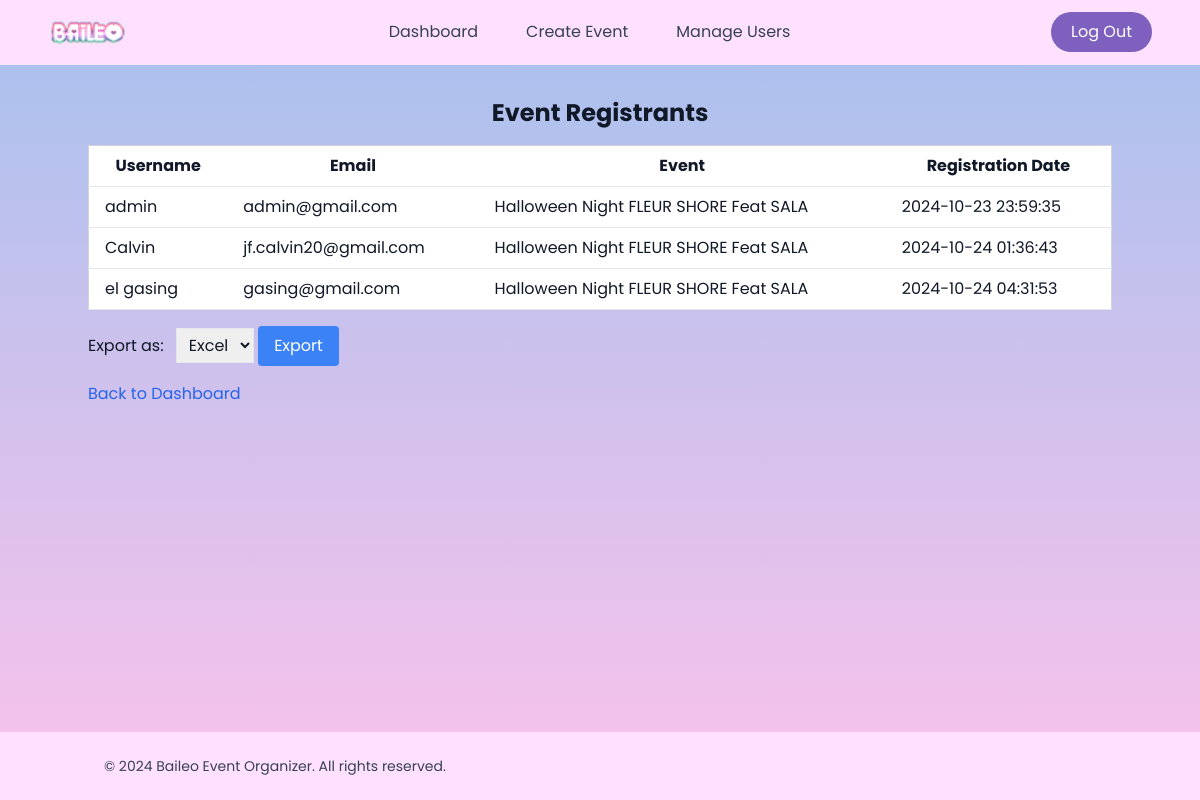
Screenshot of /admin/view_participant.php?id=12 (signed in) with the database file from the repository.
### tables this page shows
CREATE TABLE `registrations` (
  `id` int(11) NOT NULL,
  `user_id` int(11) NOT NULL,
  `event_id` int(11) NOT NULL,
  `registration_date` timestamp NOT NULL DEFAULT current_timestamp()
);

CREATE TABLE `users` (
  `id` int(11) NOT NULL,
  `username` varchar(20) NOT NULL,
  `password` varchar(70) NOT NULL,
  `usertype` varchar(50) NOT NULL DEFAULT 'user',
  `email` varchar(50) DEFAULT NULL,
  `description` varchar(255) DEFAULT NULL,
  `image` varchar(255) DEFAULT NULL
);

CREATE TABLE `events` (
  `id` int(11) NOT NULL,
  `name` varchar(255) NOT NULL,
  `date` date NOT NULL,
  `time` time DEFAULT NULL,
  `location` varchar(255) NOT NULL,
  `description` text DEFAULT NULL,
  `max_participants` int(11) NOT NULL,
  `image_path` varchar(255) DEFAULT NULL,
  `banner_path` varchar(255) DEFAULT NULL,
  `status` enum('open','closed','canceled') DEFAULT 'open',
  `details` text DEFAULT NULL,
  `location_details` varchar(255) DEFAULT NULL
);

### admin/view_participant.php (the view, shortened to what this page needs)
<?php
include 'koneksi.php';
$event_id = $_GET['id'];
$stmt = $conn->prepare("SELECT u.username, u.email, e.name, r.registration_date FROM users u
                        JOIN registrations r ON u.id = r.user_id
                        JOIN events e ON e.id = r.event_id
                        WHERE r.event_id = ?");
$stmt->bind_param("i", $event_id);
$stmt->execute();
$result = $stmt->get_result();
$registrants = $result->fetch_all(MYSQLI_ASSOC);
?>
<!DOCTYPE html>
<html lang="en">
<head>
    <script src="https://cdn.tailwindcss.com"></script>
</head>
<body class="font-[Poppins] bg-gradient-to-t from-[#fbc2eb] to-[#a6c1ee] min-h-screen text-gray-900 flex flex-col">
    <header class="bg-[#FFE1FF] py-3">
        <nav class="flex justify-between items-center w-[92%] mx-auto">
            <div>
                <img class="w-20" src="assets/baileo3.png" alt="...">
            </div>
            <div class="nav-links duration-500 md:static absolute bg-[#FFE1FF] md:min-h-fit min-h-[60vh] left-0 top-[-100%] md:w-auto w-full flex items-center px-5">
                <ul class="flex md:flex-row flex-col md:items-center md:gap-[4vw] gap-8">
                    <li>
                        <a class="text-gray-700 hover:text-pink-900 transition duration-100 ease-in-out" href="indexadmin.php">Dashboard</a>
                    </li>
                    <li>
                        <a class="text-gray-700 hover:text-pink-900 transition duration-100 ease-in-out" href="create_event.php">Create Event</a>
                    </li>
                    <li>
                        <a class="text-gray-700 hover:text-pink-900 transition duration-100 ease-in-out" href="user_management.php">Manage Users</a>
                    </li>
                </ul>
            </div>
            <div class="flex items-center gap-6">
                <a href="../logout.php" class="bg-[#7E60BF] text-white px-5 py-2 rounded-full hover:bg-[#CDC1FF]">Log Out</a>
            </div>
        </nav>
    </header>
    <div class="container mx-auto py-8 flex-grow">
        <h1 class="text-2xl font-bold mb-4 text-center">Event Registrants</h1>
        <table class="min-w-full bg-white border border-gray-300">
            <thead>
                <tr>
                    <th class="py-2 px-4 border-b">Username</th>
                    <th class="py-2 px-4 border-b">Email</th>
                    <th class="py-2 px-4 border-b">Event</th>
                    <th class="py-2 px-4 border-b">Registration Date</th>
                </tr>
            </thead>
            <tbody>
                <?php foreach ($registrants as $registrant): ?>
                    <tr>
                        <td class="py-2 px-4 border-b"><?php echo $registrant['username']; ?></td>
                        <td class="py-2 px-4 border-b"><?php echo $registrant['email']; ?></td>
                        <td class="py-2 px-4 border-b"><?php echo $registrant['name']; ?></td>
                        <td class="py-2 px-4 border-b"><?php echo $registrant['registration_date']; ?></td>
                    </tr>
                <?php endforeach; ?>
            </tbody>
        </table>
        <form method="post" class="mt-4">
            <label for="file_type" class="mr-2">Export as:</label>
            <select name="file_type" id="file_type" class="border px-2 py-1">
                <option value="excel">Excel</option>
            </select>
            <button type="submit" name="export" class="bg-blue-500 text-white px-4 py-2 rounded">Export</button>
        </form>
        <a href="indexadmin.php" class="text-blue-600 mt-4 block">Back to Dashboard</a>
    </div>
    <footer class="bg-[#FFE1FF] text-gray-700 py-6">
        <div class="container mx-auto px-4">
            <div class="flex flex-col md:flex-row justify-between items-center">
                <div class="text-center md:text-left">
                    <p class="text-sm">&copy; <?php echo date("Y"); ?> Baileo Event Organizer. All rights reserved.</p>
                </div>
            </div>
        </div>
    </footer>
</body>
</html>

### rows the page displays
registrations: user.username "admin", user.email "admin@gmail.com", event.name "Halloween Night FLEUR SHORE Feat SALA", registration_date "2024-10-23 23:59:35"
registrations: user.username "Calvin", user.email "jf.calvin20@gmail.com", event.name "Halloween Night FLEUR SHORE Feat SALA", registration_date "2024-10-24 01:36:43"
registrations: user.username "el gasing", user.email "gasing@gmail.com", event.name "Halloween Night FLEUR SHORE Feat SALA", registration_date "2024-10-24 04:31:53"
